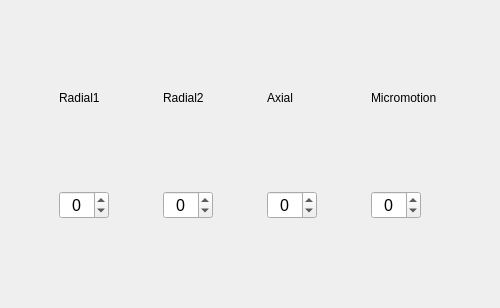
<?xml version="1.0" encoding="UTF-8"?>
<ui version="4.0">
 <class>Form</class>
 <widget class="QWidget" name="Form">
  <property name="geometry">
   <rect>
    <x>0</x>
    <y>0</y>
    <width>500</width>
    <height>308</height>
   </rect>
  </property>
  <property name="sizePolicy">
   <sizepolicy hsizetype="Preferred" vsizetype="Preferred">
    <horstretch>0</horstretch>
    <verstretch>0</verstretch>
   </sizepolicy>
  </property>
  <property name="maximumSize">
   <size>
    <width>500</width>
    <height>16777215</height>
   </size>
  </property>
  <property name="windowTitle">
   <string>Form</string>
  </property>
  <layout class="QGridLayout" name="gridLayout">
   <item row="2" column="4">
    <widget class="QSpinBox" name="uiAxial">
     <property name="maximumSize">
      <size>
       <width>50</width>
       <height>16777215</height>
      </size>
     </property>
     <property name="font">
      <font>
       <pointsize>12</pointsize>
      </font>
     </property>
     <property name="alignment">
      <set>Qt::AlignCenter</set>
     </property>
     <property name="keyboardTracking">
      <bool>false</bool>
     </property>
     <property name="minimum">
      <number>-5</number>
     </property>
     <property name="maximum">
      <number>5</number>
     </property>
    </widget>
   </item>
   <item row="2" column="3">
    <widget class="QSpinBox" name="uiRadial2">
     <property name="maximumSize">
      <size>
       <width>50</width>
       <height>16777215</height>
      </size>
     </property>
     <property name="font">
      <font>
       <pointsize>12</pointsize>
      </font>
     </property>
     <property name="alignment">
      <set>Qt::AlignCenter</set>
     </property>
     <property name="keyboardTracking">
      <bool>false</bool>
     </property>
     <property name="minimum">
      <number>-5</number>
     </property>
     <property name="maximum">
      <number>5</number>
     </property>
    </widget>
   </item>
   <item row="0" column="2">
    <widget class="QLabel" name="label">
     <property name="maximumSize">
      <size>
       <width>16777215</width>
       <height>20</height>
      </size>
     </property>
     <property name="text">
      <string>Radial1</string>
     </property>
    </widget>
   </item>
   <item row="2" column="5">
    <widget class="QSpinBox" name="uiMicromotion">
     <property name="maximumSize">
      <size>
       <width>50</width>
       <height>16777215</height>
      </size>
     </property>
     <property name="font">
      <font>
       <pointsize>12</pointsize>
      </font>
     </property>
     <property name="alignment">
      <set>Qt::AlignCenter</set>
     </property>
     <property name="keyboardTracking">
      <bool>false</bool>
     </property>
     <property name="minimum">
      <number>-5</number>
     </property>
     <property name="maximum">
      <number>5</number>
     </property>
    </widget>
   </item>
   <item row="0" column="3">
    <widget class="QLabel" name="label_2">
     <property name="text">
      <string>Radial2</string>
     </property>
    </widget>
   </item>
   <item row="0" column="4">
    <widget class="QLabel" name="label_3">
     <property name="text">
      <string>Axial</string>
     </property>
    </widget>
   </item>
   <item row="0" column="5">
    <widget class="QLabel" name="label_4">
     <property name="text">
      <string>Micromotion</string>
     </property>
    </widget>
   </item>
   <item row="2" column="2">
    <widget class="QSpinBox" name="uiRadial1">
     <property name="maximumSize">
      <size>
       <width>50</width>
       <height>16777215</height>
      </size>
     </property>
     <property name="font">
      <font>
       <pointsize>12</pointsize>
      </font>
     </property>
     <property name="alignment">
      <set>Qt::AlignCenter</set>
     </property>
     <property name="keyboardTracking">
      <bool>false</bool>
     </property>
     <property name="minimum">
      <number>-5</number>
     </property>
     <property name="maximum">
      <number>5</number>
     </property>
    </widget>
   </item>
  </layout>
 </widget>
 <resources/>
 <connections/>
</ui>
